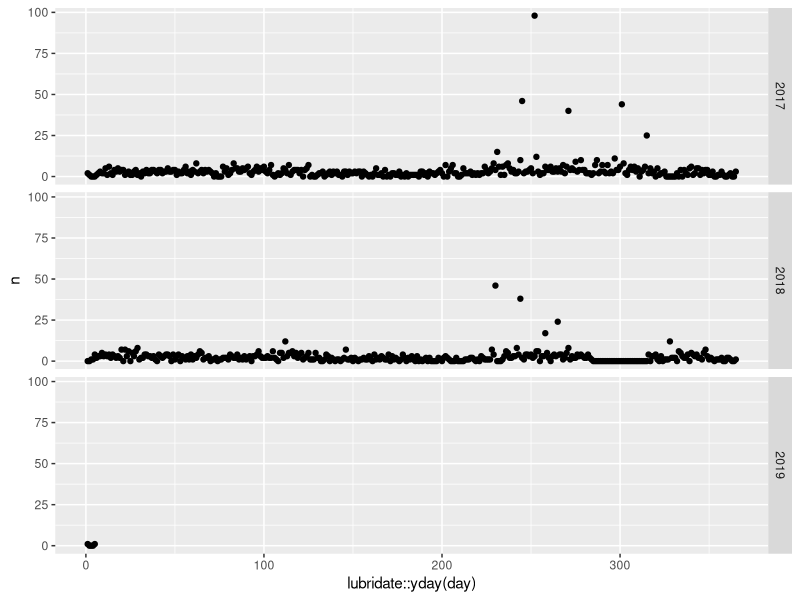
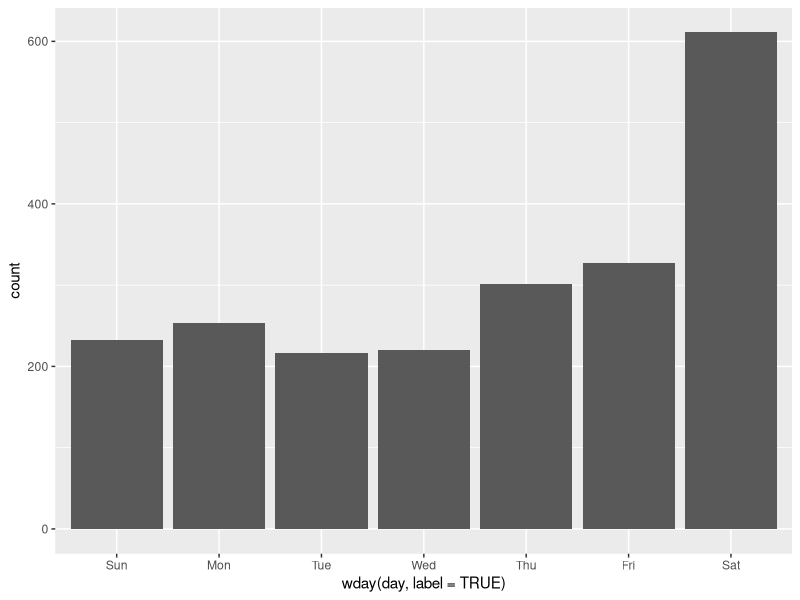
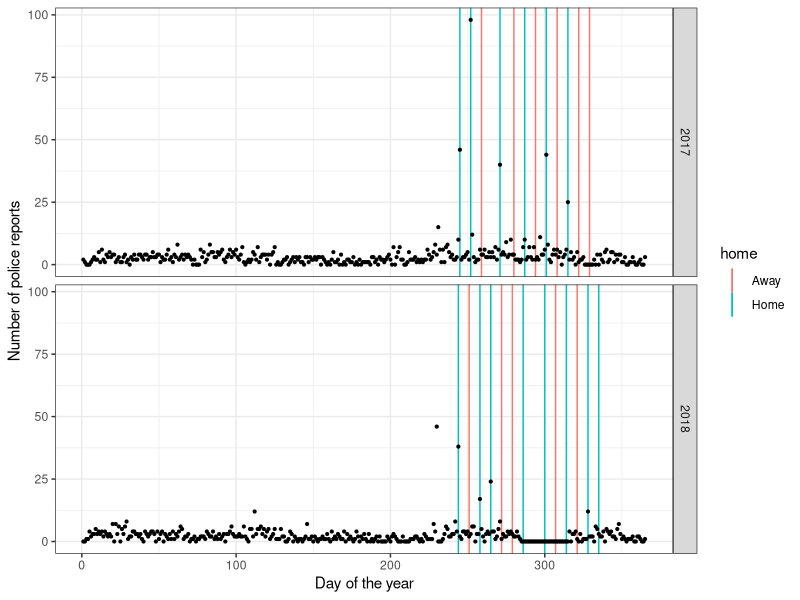
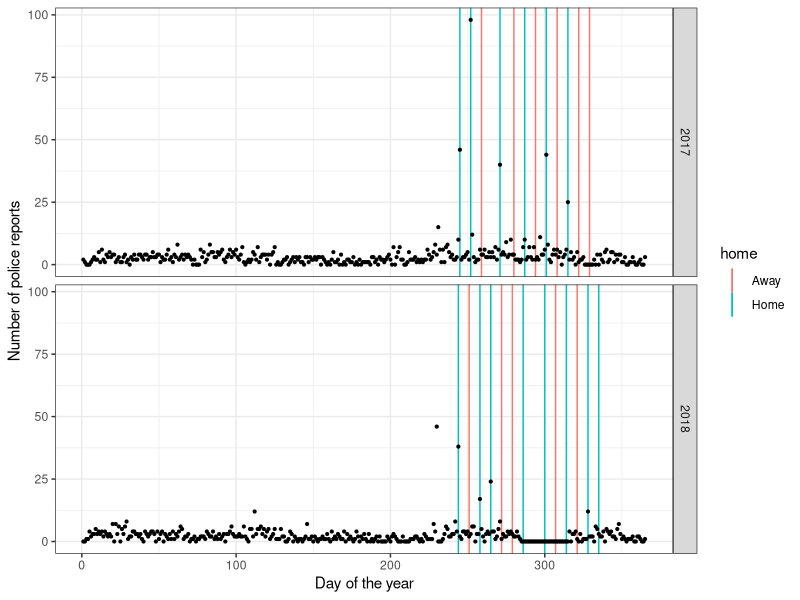
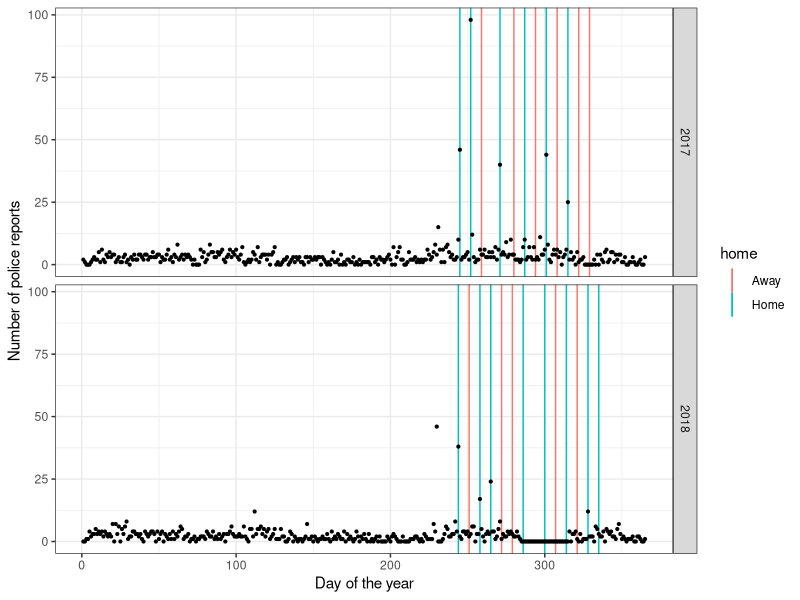
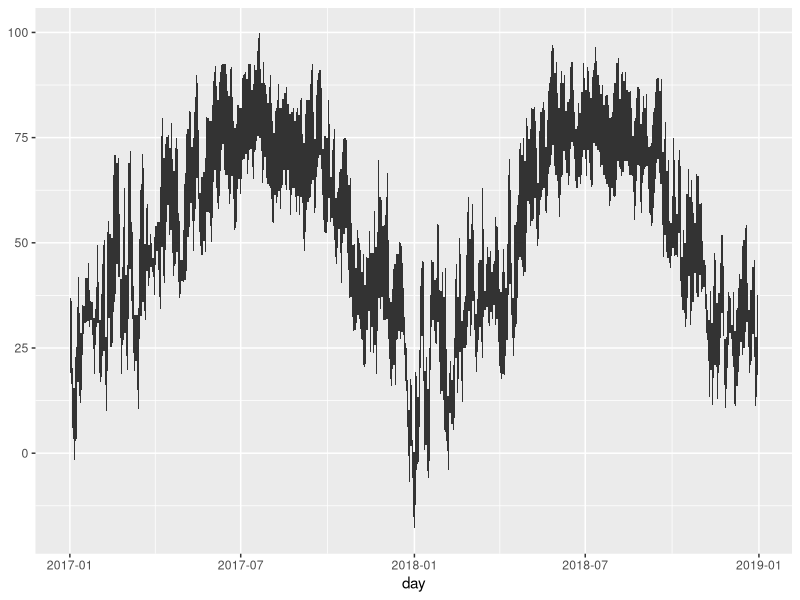
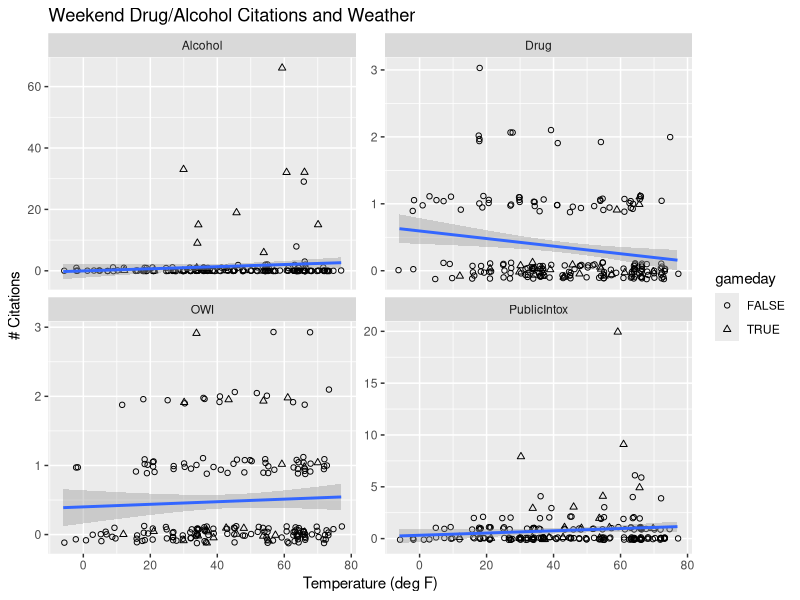

These figures' R source, in order:
## ---- chunk 1
options(htmltools.dir.version = FALSE)
knitr::opts_chunk$set(dpi = 300)
library(tidyverse)
## ---- chunk 2
tidyverse::tidyverse_packages()
## ---- chunk 3
library(tidyverse)
pd <- read_csv("../data/isu-pd.csv")

pd %>% count(Classification) %>% dim()
# 147 different types of crime classifications

pd  %>% count(Classification, sort = TRUE) %>% head()

## ---- chunk 4
pd  %>% count(Classification, sort = TRUE) %>% tail()

## ---- chunk 5
pd <- pd %>% separate(Classification, into = "Main", sep="/",
                      remove = FALSE) %>%
  mutate(
    Main = trimws(Main)
  )

pd  %>% count(Main, sort = TRUE) %>% head()
## ---- chunk 6
library(lubridate)
head(pd$`Date/Time Reported`)

pd$date <- lubridate::mdy_hm(pd$`Date/Time Reported`)
summary(pd$date)
## ---- chunk 7
pd$day <- lubridate::as_date(pd$date)
head(pd$day)
## ---- chunk 8
pd %>% 
  count(day, sort = TRUE) %>% 
  filter(lubridate::year(day) == 2018) %>%
  head(10)
## ---- chunk 9
pd %>% count(day) %>% summary()
## ---- chunk 10
pd %>% 
  complete(day = full_seq(pd$day, period = 1)) %>% 
  count(day) %>%
  summary()
## ---- chunk 11
pd %>% 
  complete(day = full_seq(pd$day, period = 1))
## ---- chunk 12
perday <- pd %>% 
  complete(day = full_seq(pd$day, period = 1)) %>% 
  group_by(day) %>%
  summarize(
    n = sum(!is.na(Classification))
  ) 

perday %>%
  summary()
## ---- chunk 13
perday %>%
  mutate(year = lubridate::year(day)) %>%
  ggplot(aes( x = lubridate::yday(day), y = n)) + 
  geom_point() + 
  facet_grid(year~.)
## ---- chunk 14
perday %>% ggplot(aes(x = wday(day, label =TRUE), weight = n)) + geom_bar()
## ---- chunk 15

schedule <- read.csv("../data/isu-football-2018.csv")
schedule <- schedule %>%
  mutate(
    date = lubridate::ymd("2018-01-01")
    )
lubridate::month(schedule$date) <- as.numeric(factor(schedule$Month, levels=c("Sep", "Oct", "Nov", "Dec"))) + 8
lubridate::mday(schedule$date) <- schedule$Day
schedule$yday <- lubridate::yday(schedule$date)
schedule$year <- lubridate::year(schedule$date)


schedule17 <- read.csv("../data/isu-football-2017.csv")
schedule17 <- schedule17 %>%
  mutate(
    date = lubridate::mdy(Date)
  )
schedule17$yday <- lubridate::yday(schedule17$date)
schedule17$year <- lubridate::year(schedule17$date)


perday %>%
  mutate(
    year = lubridate::year(day),
    yday = lubridate::yday(day)
    ) %>%
  filter(year <= 2018) %>%
  ggplot(aes(x = yday, y = n)) +
  geom_vline(data = schedule, aes(xintercept = yday, colour = home)) +
  geom_vline(data = schedule17, aes(xintercept = yday, colour = Home)) +
  geom_point(size = .75) +
  facet_grid(year~.) +
  theme_bw() +
  ylab("Number of police reports") +
  xlab("Day of the year")
## ---- chunk 16
# read in schedules and clean up dates
schedule <- read.csv("../data/isu-football-2018.csv")
schedule <- schedule %>%
  mutate(
    date = lubridate::ymd("2018-01-01")
    )
lubridate::month(schedule$date) <- as.numeric(factor(schedule$Month, levels=c("Sep", "Oct", "Nov", "Dec"))) + 8
lubridate::mday(schedule$date) <- schedule$Day
schedule$yday <- lubridate::yday(schedule$date)
schedule$year <- lubridate::year(schedule$date)


schedule17 <- read.csv("../data/isu-football-2017.csv")
schedule17 <- schedule17 %>%
  mutate(
    date = lubridate::mdy(Date)
  )
schedule17$yday <- lubridate::yday(schedule17$date)
schedule17$year <- lubridate::year(schedule17$date)
## ---- chunk 17
perday %>%
  mutate(
    year = lubridate::year(day),
    yday = lubridate::yday(day)
    ) %>%
  filter(year <= 2018) %>%
  ggplot(aes(x = yday, y = n)) +
  geom_vline(data = schedule, aes(xintercept = yday, colour = home)) +
  geom_vline(data = schedule17, aes(xintercept = yday, colour = Home)) +
  geom_point(size = .75) +
  facet_grid(year~.) +
  theme_bw() +
  ylab("Number of police reports") +
  xlab("Day of the year")
## ---- chunk 18
perday %>%
  mutate(
    year = lubridate::year(day),
    yday = lubridate::yday(day)
    ) %>%
  filter(year <= 2018) %>%
  ggplot(aes(x = yday, y = n)) +
  geom_vline(data = schedule, aes(xintercept = yday, colour = home)) +
  geom_vline(data = schedule17, aes(xintercept = yday, colour = Home)) +
  geom_point(size = .75) +
  facet_grid(year~.) +
  theme_bw() +
  ylab("Number of police reports") +
  xlab("Day of the year")
## ---- chunk 19
ames_weather <- read_csv("../data/Ames_weather_2017-2018.csv") %>%
  filter(!is.na(time))

# summarize by day to get daily highs and lows
ames_weather_daily <- ames_weather %>%
  mutate(day = as.Date(date)) %>%
  group_by(day) %>%
  summarize(temp_low = min(temp_low), temp_high = max(temp_high))

## ---- chunk 20
library(lubridate)

# Just checking for weirdness
ggplot(data = ames_weather_daily) + 
  geom_ribbon(aes(x = day, ymin = temp_low, ymax = temp_high))

# seems OK
## ---- chunk 21
library(lubridate)
substitutions <- c("P[uU]blic Intox.*" = "PublicIntox",
                   "Drug Violation" = "Drug",
                   "Alcohol Violation" = "Alcohol",
                   "Operating [wW]hile Intoxicated" = "OWI")

# Get relevant Ames PD data
drug_alcohol_daily <- pd %>%
  filter(str_detect(Main, "Alcohol|Drug|Intox")) %>%
  mutate(Main = str_replace_all(Main, substitutions)) %>%
  mutate(day = floor_date(date, unit = "day") %>% as.Date()) %>%
  group_by(Main, day) %>%
  summarize(n = n()) %>%
  complete(day = full_seq(.$day, period = 1), fill = list(n = 0))
## ---- chunk 22
game_days <- unique(c(schedule$date, schedule17$date))

# Combine the data with weather data
wkd_weather_cites <- drug_alcohol_daily %>%
  left_join(ames_weather_daily) %>% 
  mutate(wday = wday(day, label = T)) %>%
  # Show game days
  mutate(gameday = day %in% game_days) %>%
  filter(wday %in% c("Thurs", "Fri", "Sat"))

# Plot
wkd_weather_cites %>%
  ggplot(aes(x = temp_low, y = n)) + 
  # Jitter in y a bit so points don't overlap as much
  geom_jitter(aes(shape = gameday), height = .125) + 
  geom_smooth(aes(x = temp_low, y = n), method = "lm") + 
  facet_wrap(~Main, scales = "free_y") + 
  scale_shape_manual(values = c(1, 2)) + 
  ggtitle("Weekend Drug/Alcohol Citations and Weather") + 
  scale_x_continuous("Temperature (deg F)") + 
  scale_y_continuous("# Citations")
